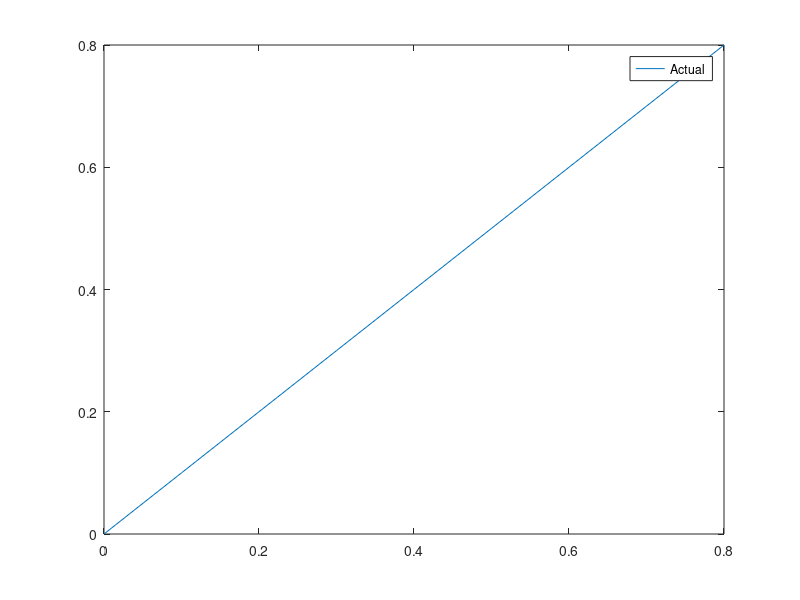

Here is the MATLAB script that generated this plot: (Note: this script raises an error after producing the figure.)
%*******Final Project**************************
%*******Network Response Evaluation************
%***05/02/2008*by*Aswin Ramachandran***********
%**********************************************

clc
clf

 %*******Test Data*******
 load ./nnm_eval.txt
  redData_t = nnm_eval(:,2);
  nir1Data_t = [nnm_eval(:,3) ./ redData_t]';  
  nir2Data_t = [nnm_eval(:,4) ./ redData_t]';
  nir3Data_t = [nnm_eval(:,5) ./ redData_t]';
  targetData_t = nnm_eval(:,7) ;
  pTest = [nir1Data_t; nir2Data_t; nir3Data_t];

    pa = 1 : length(targetData_t);
%---Plot the Original Function----
    actLine = 0:0.1:0.8; 
   
    plot (actLine, actLine); legend('Actual');%scatter(targetData_t, targetData_t,'^b');
    hold on
 
     for p = 1 : length(targetData_t)
               n1 = W1*pTest(:,p)+ b1 ;  % Test Data
               a1 = logsig(n1)  ; 
               a2(p) =   (poslin( W2 * a1  + b2 )); 
     end %end for
      xlabel('Actual Fraction of Weeds in 3 sq feet of grass area');
    ylabel('Estimated Fraction of Weeds in 3 sq feet of grass area');
    title('Correlation of Estimated Value with respect to the Actual Function');

      scatter(targetData_t,a2);
      legend('Actual ','Estimate','Location','NorthWest');

%******************* End of Network Response Evaluation Program ***************

    
